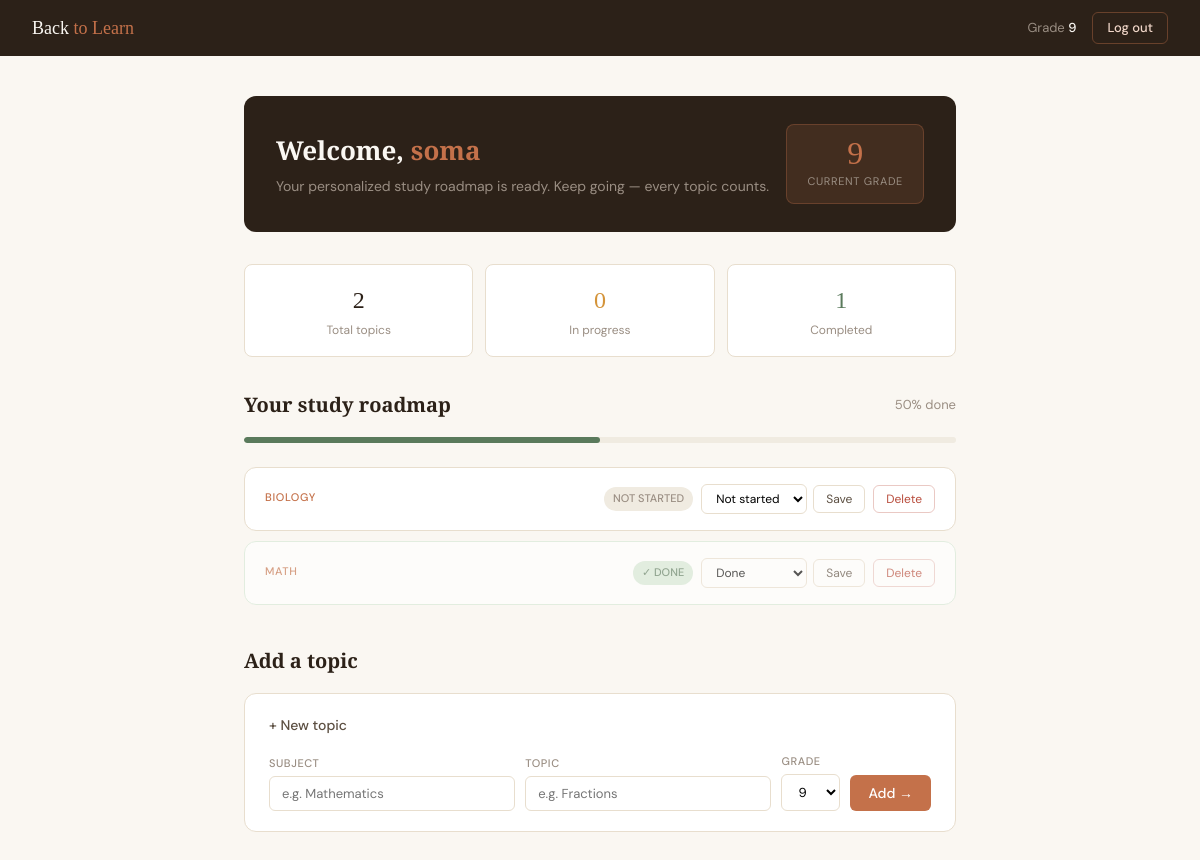
The app's page /dashboard (signed in) with its own data.
### tables this page shows
CREATE TABLE topics (
            id INTEGER PRIMARY KEY AUTOINCREMENT,
            user_id INTEGER NOT NULL,
            subject TEXT NOT NULL,
            topic_name TEXT NOT NULL,
            grade_level INTEGER NOT NULL,
            status TEXT DEFAULT 'not_started',
            FOREIGN KEY (user_id) REFERENCES users(id)
        );

### app.py (the view)
@app.route('/dashboard')
def dashboard():
    if not is_logged_in():
        return redirect('/login')
    topics = get_user_topics(session['user_id'])
    return render_template('dashboard.html',
        username = session['username'],
        grade    = session['grade'],
        topics   = topics
    )

### app.py (called while the page is built)
def is_logged_in():
    return 'user_id' in session

### database.py (called while the page is built)
def get_db_connection():
    conn = sqlite3.connect('database.db')
    conn.row_factory = sqlite3.Row  # lets you access columns by name
    return conn

### logic.py (called while the page is built)
def get_user_topics(user_id):
    conn = get_db_connection()
    topics = conn.execute(
        'SELECT * FROM topics WHERE user_id = ? ORDER BY grade_level, subject',
        (user_id,)
    ).fetchall()
    conn.close()
    return topics

### templates/dashboard.html (shortened to what this page needs)
<!DOCTYPE html>
<html lang="en">
<head>
</head>
<body>
<nav>
  <a href="/dashboard" class="nav-brand">Back <span>to Learn</span></a>
  <div class="nav-right">
    <span class="nav-user">Grade <strong>{{ grade }}</strong></span>
    <a href="/logout" class="btn-logout">Log out</a>
  </div>
</nav>
<div class="page">
  <div class="hero">
    <div>
      <h1>Welcome, <span>{{ username }}</span></h1>
      <p>Your personalized study roadmap is ready. Keep going — every topic counts.</p>
    </div>
    <div class="grade-box">
      <span class="n">{{ grade }}</span>
      <span class="l">Current grade</span>
    </div>
  </div>
  {% set total = topics | length %}
  {% set done_count = topics | selectattr('status', 'equalto', 'done') | list | length %}
  {% set active_count = topics | selectattr('status', 'equalto', 'in_progress') | list | length %}
  {% set pct = ((done_count / total * 100) | int) if total > 0 else 0 %}
  <div class="stats">
    <div class="sc"><span class="n">{{ total }}</span><span class="l">Total topics</span></div>
    <div class="sc active"><span class="n">{{ active_count }}</span><span class="l">In progress</span></div>
    <div class="sc done"><span class="n">{{ done_count }}</span><span class="l">Completed</span></div>
  </div>
  <div class="sh">
    <h2>Your study roadmap</h2>
    {% if total > 0 %}<span>{{ pct }}% done</span>{% endif %}
  </div>
  {% if total > 0 %}
  <div class="progress-wrap"><div class="progress-fill" style="width: {{ pct }}%;"></div></div>
  {% endif %}
  <div class="topic-list">
    {% if topics %}
      {% for item in topics %}
      <div class="topic-card {% if item['status'] == 'done' %}done{% endif %}">
        <div class="topic-info">
          <div class="topic-subject">{{ item['subject'] }}</div>
        </div>
        <div class="topic-actions">
          {% if item['status'] == 'done' %}<span class="badge b-d">✓ Done</span>
          {% elif item['status'] == 'in_progress' %}<span class="badge b-ip">In progress</span>
          {% else %}<span class="badge b-ns">Not started</span>{% endif %}
          <form method="POST" action="/update/{{ item['id'] }}">
            <select name="status">
              <option value="not_started" {% if item['status'] == 'not_started' %}selected{% endif %}>Not started</option>
              <option value="done" {% if item['status'] == 'done' %}selected{% endif %}>Done</option>
            </select>
            <button type="submit" class="btn-ghost">Save</button>
          </form>
          <form method="POST" action="/delete/{{ item['id'] }}" onsubmit="return confirm('Remove this topic?')">
            <button type="submit" class="btn-danger">Delete</button>
          </form>
        </div>
      </div>
      {% endfor %}
    {% else %}
      <div class="empty">
        <span class="emoji">📖</span>
        <p>No topics yet. Add your first topic below.</p>
      </div>
    {% endif %}
  </div>
  <div class="sh"><h2>Add a topic</h2></div>
  <div class="add-form">
    <div class="add-title">+ New topic</div>
    <form method="POST" action="/add">
      <div class="add-grid">
        <div class="fg"><label>Subject</label><input type="text" name="subject" placeholder="e.g. Mathematics" required /></div>
        <div class="fg"><label>Topic</label><input type="text" name="topic_name" placeholder="e.g. Fractions" required /></div>
        <div class="fg"><label>Grade</label>
          <select name="grade_level">
            {% for g in range(1, 13) %}
            <option value="{{ g }}" {% if g == grade %}selected{% endif %}>{{ g }}</option>
            {% endfor %}
          </select>
        </div>
        <div><button type="submit" class="btn-primary">Add →</button></div>
      </div>
    </form>
  </div>
</div>
</body>
</html>

### records on screen
topics: subject "BIOLOGY", shows "NOT STARTED", status "Not started"
topics: subject "MATH", shows "✓ DONE", status "Done"

### other values on screen
{{ grade }} "9"
{{ username }} "soma"
{{ total }} "2"
{{ active_count }} "0"
{{ done_count }} "1"
{{ pct }} "50"
form field grade_level "9"
